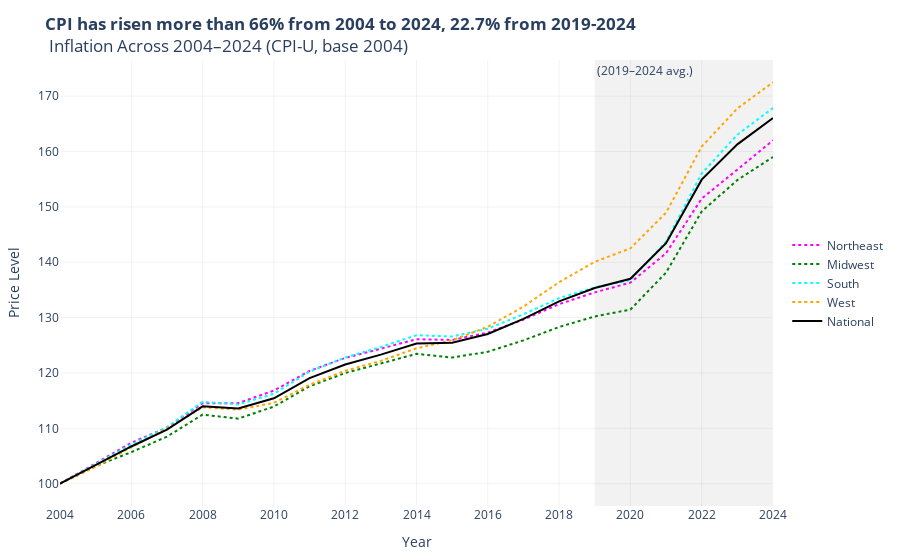

The code cell stored with this chart in its notebook:
### Code cell
timeframe = cpi[(cpi['Year'] >= 2004) & (cpi['Year'] <= 2024)]

# Build figure

fig = go.Figure()

colors = {
    "Northeast": "magenta",
    "Midwest": "green",
    "South": "cyan",
    "West": "orange",
    "National": "black"
}

for region in colors.keys():
    if region == "National":
        fig.add_trace(
        go.Scatter(
            x=timeframe['Year'],
            y=timeframe[region] / timeframe.loc[timeframe['Year'] == 2004, region].iloc[0] * 100,
            mode="lines",
            name=region,
            line=dict(width=2, color=colors[region]),
        )
        )
    else:
        fig.add_trace(
        go.Scatter(
            x=timeframe['Year'],
            y=timeframe[region] / timeframe.loc[timeframe['Year'] == 2004, region].iloc[0] * 100,
            mode="lines",
            name=region,
            line=dict(width=2, dash='dot', color=colors[region]),
        )
        )


# Shaded region for recent/COVID years 

fig.add_vrect(
    x0=2019,
    x1=2024,
    fillcolor="lightgray",
    opacity=0.3,
    layer="below",
    line_width=0,
    annotation_text="(2019–2024 avg.)",
    annotation_position="top left",
)

# Layout styling

fig.update_layout(
    title="<b>CPI has risen more than 66% from 2004 to 2024, 22.7% from 2019-2024</b> <br> Inflation Across 2004–2024 (CPI-U, base 2004)",
    xaxis_title="Year",
    yaxis_title="Price Level",
    template="plotly_white",
    legend=dict(
        x=1.02,
        y=0.5,
        xanchor="left",
        yanchor="middle",
        borderwidth=0,
    ),
    margin=dict(l=60, r=120, t=60, b=50),
)

fig.update_xaxes(
    showgrid=True,
    gridwidth=1,
    gridcolor="rgba(0,0,0,0.05)"
)

fig.update_xaxes(
    tickmode="linear",
    tick0=2004,
    dtick=2   # or 1 if you want every year
)

fig.update_yaxes(
    showgrid=True,
    gridwidth=1,
    gridcolor="rgba(0,0,0,0.05)",
    tickmode='linear',
    tick0=100,
    dtick=10
)

# Show figure

fig.show()

### Figure 1 — Plotly figure (JSON) as saved in the notebook; plotly's stock layout.template omitted (floating-point values rounded to 4 significant figures)
{"data": [{"line": {"color": "magenta", "dash": "dot", "width": 2}, "mode": "lines", "name": "Northeast", "type": "scatter", "x": [2004, 2005, 2006, 2007, 2008, 2009, 2010, 2011, 2012, 2013, 2014, 2015, 2016, 2017, 2018, 2019, 2020, 2021, 2022, 2023, 2024], "y": [100, 103.6, 107.4, 110.1, 114.5, 114.6, 116.8, 120.4, 122.7, 124.4, 126.1, 126.0, 127.3, 129.6, 132.4, 134.6, 136.3, 141.6, 151.5, 156.7, 162.0]}, {"line": {"color": "green", "dash": "dot", "width": 2}, "mode": "lines", "name": "Midwest", "type": "scatter", "x": [2004, 2005, 2006, 2007, 2008, 2009, 2010, 2011, 2012, 2013, 2014, 2015, 2016, 2017, 2018, 2019, 2020, 2021, 2022, 2023, 2024], "y": [100, 103.2, 105.7, 108.5, 112.5, 111.8, 113.9, 117.6, 120.0, 121.7, 123.5, 122.8, 123.8, 125.9, 128.3, 130.2, 131.5, 138.1, 149.2, 154.9, 159.0]}, {"line": {"color": "cyan", "dash": "dot", "width": 2}, "mode": "lines", "name": "South", "type": "scatter", "x": [2004, 2005, 2006, 2007, 2008, 2009, 2010, 2011, 2012, 2013, 2014, 2015, 2016, 2017, 2018, 2019, 2020, 2021, 2022, 2023, 2024], "y": [100, 103.6, 107.1, 110.2, 114.8, 114.3, 116.2, 120.3, 122.8, 124.7, 126.8, 126.6, 128.0, 130.6, 133.5, 135.5, 136.8, 143.7, 156.0, 163.0, 167.9]}, {"line": {"color": "orange", "dash": "dot", "width": 2}, "mode": "lines", "name": "West", "type": "scatter", "x": [2004, 2005, 2006, 2007, 2008, 2009, 2010, 2011, 2012, 2013, 2014, 2015, 2016, 2017, 2018, 2019, 2020, 2021, 2022, 2023, 2024], "y": [100, 103.1, 106.6, 110.0, 113.8, 113.4, 114.6, 117.9, 120.4, 122.2, 124.5, 125.9, 128.3, 132.0, 136.4, 140.1, 142.5, 149.0, 160.9, 167.8, 172.5]}, {"line": {"color": "black", "width": 2}, "mode": "lines", "name": "National", "type": "scatter", "x": [2004, 2005, 2006, 2007, 2008, 2009, 2010, 2011, 2012, 2013, 2014, 2015, 2016, 2017, 2018, 2019, 2020, 2021, 2022, 2023, 2024], "y": [100, 103.4, 106.7, 109.8, 114.0, 113.6, 115.4, 119.1, 121.5, 123.3, 125.3, 125.5, 127.1, 129.8, 132.9, 135.3, 137.0, 143.4, 154.9, 161.3, 166.1]}], "layout": {"annotations": [{"showarrow": false, "text": "(2019–2024 avg.)", "x": 2019, "xanchor": "left", "xref": "x", "y": 1, "yanchor": "top", "yref": "y domain"}], "autosize": true, "legend": {"borderwidth": 0, "x": 1.02, "xanchor": "left", "y": 0.5, "yanchor": "middle"}, "margin": {"b": 50, "l": 60, "r": 120, "t": 60}, "shapes": [{"fillcolor": "lightgray", "layer": "below", "line": {"width": 0}, "opacity": 0.3, "type": "rect", "x0": 2019, "x1": 2024, "xref": "x", "y0": 0, "y1": 1, "yref": "y domain"}], "title": {"text": "<b>CPI has risen more than 66% from 2004 to 2024, 22.7% from 2019-2024</b> <br> Inflation Across 2004–2024 (CPI-U, base 2004)"}, "xaxis": {"autorange": true, "dtick": 2, "gridcolor": "rgba(0, 0, 0, 0.05)", "gridwidth": 1, "range": [2004, 2024], "showgrid": true, "tick0": 2004, "tickmode": "linear", "title": {"text": "Year"}, "type": "linear"}, "yaxis": {"autorange": true, "dtick": 10, "gridcolor": "rgba(0, 0, 0, 0.05)", "gridwidth": 1, "range": [95.97, 176.5], "showgrid": true, "tick0": 100, "tickmode": "linear", "title": {"text": "Price Level"}, "type": "linear"}}}
